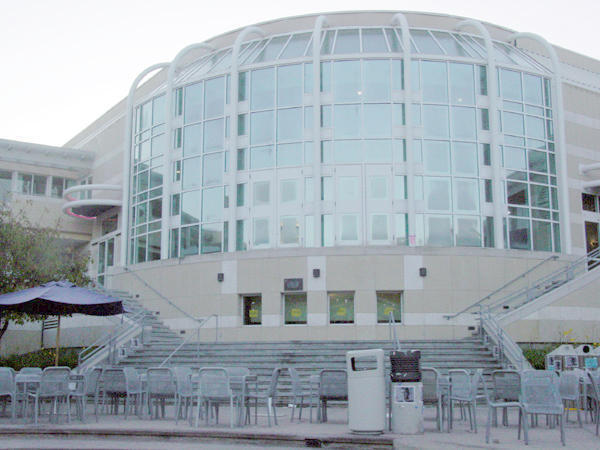
#> input picture price_center20.JPG, 600 x 450 px, found by its file name
$ jupyter execute HW1.ipynb   (shell and % lines are left out)
#> lines starting #> are read from the running program, lines starting #| are printed output that depends on the picture
# CSE 252B: Computer Vision II, Winter 2022 – Assignment 1
### Instructor: Ben Ochoa
### Due: Wednesday, January 12, 2022, 11:59 PM

## Instructions
* Review the academic integrity and collaboration policies on the course website.
* This assignment must be completed individually.
* All solutions must be written in this notebook.
* Math must be done in Markdown/LaTeX.
* You must show your work and describe your solution.
* Programming aspects of this assignment must be completed using Python in this notebook.
* This notebook contains skeleton code, which should not be modified (This is important for standardization to facilate effeciant grading).
* You may use python packages for basic linear algebra, but you may not use packages that directly solve the problem. If you are uncertain about using a specific package, then please ask the instructional staff whether or not it is allowable.
* You must submit this notebook exported as a pdf. You must also submit this notebook as an .ipynb file.
* You must submit both files (.pdf and .ipynb) on Gradescope. You must mark each problem on Gradescope in the pdf.
* It is highly recommended that you begin working on this assignment early.

# Problem 1 (Programming): Feature detection (20 points)
Download input data from the course website. The file price_center20.jpeg
contains image 1 and the file price_center21.jpeg contains image 2.

For each input image, calculate an image where each pixel value is the minor
eigenvalue of the gradient matrix

$N=\left[ \begin{array}{cc}
\sum\limits_w I_x^2 & \sum\limits_w I_x I_y\\
\sum\limits_w I_x I_y & \sum\limits_w I_y^2
\end{array} \right]$

where w is the window about the pixel, and $I_x$ and $I_y$ are the gradient images in
the x and y direction, respectively. Calculate the gradient images using the five-point
central difference operator. Set resulting values that are below a specified
threshold value to zero (hint: calculating the mean instead of the sum in N allows
for adjusting the size of the window without changing the threshold value). Apply
an operation that suppresses (sets to 0) local (i.e., about a window) nonmaximum
pixel values in the minor eigenvalue image. Vary these parameters such that
around 600–650 features are detected in each image. For resulting nonzero pixel
values, determine the subpixel feature coordinate using the Förstner corner point
operator.

#### Report your final values for:
 * the size of the feature detection window (i.e., the size of the window used to calculate the elements in the gradient matrix N)
 * the minor eigenvalue threshold value
 * the size of the local nonmaximum suppression window
 * the resulting number of features detected (i.e., corners) in each image.

#### Display figures for:
 * minor eigenvalue images before thresholding
 * minor eigenvalue images after thresholding
 * original images with detected features

A typical implementation takes around 30 seconds to run. If yours takes more than 120 seconds, you may lose points.

[cell 1]
import numpy as np
from PIL import Image
import time
import matplotlib.pyplot as plt
import matplotlib.patches as patches
import time


# open the input images
I1 = np.array(Image.open('price_center20.jpg'), dtype='float')/255.
I2 = np.array(Image.open('price_center21.jpg'), dtype='float')/255.
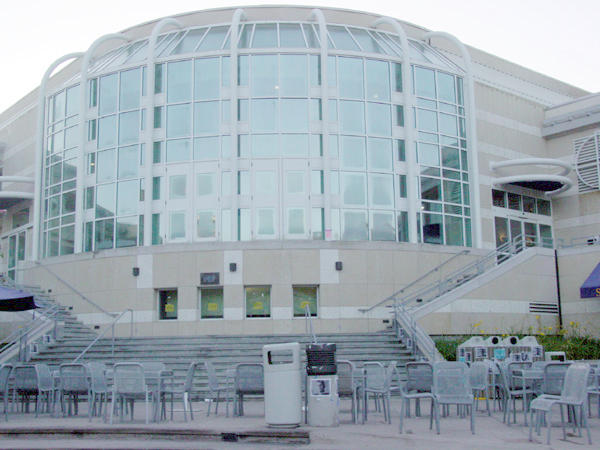
#> input picture price_center21.JPG, 600 x 450 px, found by its file name

# Display the input images
plt.figure(figsize=(14,8))
plt.subplot(1,2,1)
plt.imshow(I1)
plt.subplot(1,2,2)
plt.imshow(I2)
plt.show()
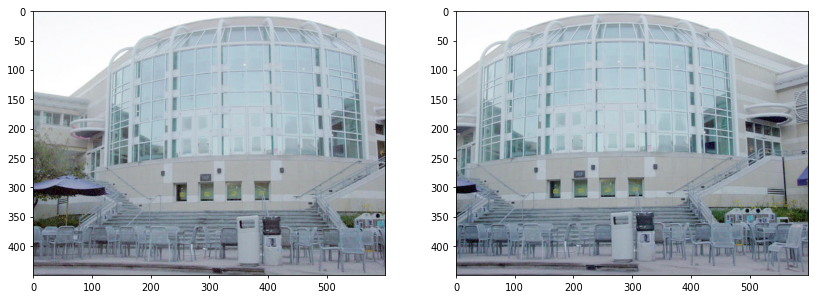
#> figure drawn by matplotlib, 2 panels

[cell 2]
def ImageGradient(I):
    # inputs:
    # I is the input image (may be mxn for Grayscale or mxnx3 for RGB)
    #
    # outputs:
    # Ix is the derivative of the magnitude of the image w.r.t. x
    # Iy is the derivative of the magnitude of the image w.r.t. y

    m, n = I.shape[:2]

    """your code here"""
    k = 1/12 * np.array([-1, 8, 0, -8, 1]) # Convolution kernel
    Ix = np.zeros((m,n,3))
    Iy = np.zeros((m,n,3))
    for channel in range(I.shape[2]):
        for row in range(m):
            convolve_output = np.convolve(I[row, :, channel], k.T, 'valid')
            convolve_output_padded = np.pad(convolve_output, (2,2), 'constant')
            Ix[row, :, channel] = convolve_output_padded
        for col in range(n):
            convolve_output = np.convolve(I[:, col, channel], k, 'valid')
            convolve_output_padded = np.pad(convolve_output, (2,2), 'constant')
            Iy[:,col, channel] = convolve_output_padded
    return Ix, Iy


def MinorEigenvalueImage(Ix, Iy, w):
    # Calculate the minor eigenvalue image J
    #
    # inputs:
    # Ix is the derivative of the magnitude of the image w.r.t. x
    # Iy is the derivative of the magnitude of the image w.r.t. y
    # w is the size of the window used to compute the gradient matrix N
    #
    # outputs:
    # J0 is the mxn minor eigenvalue image of N before thresholding

    m, n = Ix.shape[:2]
    J0 = np.zeros((m,n))

    #Calculate your minor eigenvalue image J0.
    """your code here"""
    Ixx1 = np.multiply(Ix[:,:,0], Ix[:,:,0])
    Ixx2 = np.multiply(Ix[:,:,1], Ix[:,:,1])
    Ixx3 = np.multiply(Ix[:,:,2], Ix[:,:,2])
    Ixx  = Ixx1 + Ixx2 + Ixx3

    Iyy1 = np.multiply(Iy[:,:,0], Iy[:,:,0])
    Iyy2 = np.multiply(Iy[:,:,1], Iy[:,:,1])
    Iyy3 = np.multiply(Iy[:,:,2], Iy[:,:,2])
    Iyy  = Iyy1 + Iyy2 + Iyy3

    Ixy1 = np.multiply(Ix[:,:,0], Iy[:,:,0])
    Ixy2 = np.multiply(Ix[:,:,1], Iy[:,:,1])
    Ixy3 = np.multiply(Ix[:,:,2], Iy[:,:,2])
    Ixy  = Ixy1 + Ixy2 + Ixy3

    half = int(np.floor(w/2))
    for i in range(half, m-half):
        for j in range(half, n-half):
            gradMatrix = np.array([[np.sum(Ixx[i-half:i+half+1, j-half:j+half+1]),
                                   np.sum(Ixy[i-half:i+half+1, j-half:j+half+1])],
                                   [np.sum(Ixy[i-half:i+half+1, j-half:j+half+1]),
                                   np.sum(Iyy[i-half:i+half+1, j-half:j+half+1])]])
            trace = np.trace(gradMatrix)
            determinant = 4*np.linalg.det(gradMatrix)
            rootTerm = max(0, trace*trace - determinant)
            J0[i,j] = (0.5) * (trace - np.sqrt(rootTerm))
    return J0

def NMS(J, w_nms):
    # Apply nonmaximum supression to J using window w_nms
    #
    # inputs:
    # J is the minor eigenvalue image input image after thresholding
    # w_nms is the size of the local nonmaximum suppression window
    #
    # outputs:
    # J2 is the mxn resulting image after applying nonmaximum suppression
    #
    import scipy.ndimage as ndi
    J2 = J.copy()
    """your code here"""
    w = ndi.maximum_filter(J2, size=w_nms, mode='constant', cval=0.0)
    J2[ J2 != w] = 0
    return J2

def ForstnerCornerDetector(Ix, Iy, w, t, w_nms):
    # Calculate the minor eigenvalue image J
    # Threshold J
    # Run non-maxima suppression on the thresholded J
    # Gather the coordinates of the nonzero pixels in J
    # Then compute the sub pixel location of each point using the Forstner operator
    #
    # inputs:
    # Ix is the derivative of the magnitude of the image w.r.t. x
    # Iy is the derivative of the magnitude of the image w.r.t. y
    # w is the size of the window used to compute the gradient matrix N
    # t is the minor eigenvalue threshold
    # w_nms is the size of the local nonmaximum suppression window
    #
    # outputs:
    # C is the number of corners detected in each image
    # pts is the 2xC array of coordinates of subpixel accurate corners
    #     found using the Forstner corner detector
    # J0 is the mxn minor eigenvalue image of N before thresholding
    # J1 is the mxn minor eigenvalue image of N after thresholding
    # J2 is the mxn minor eigenvalue image of N after thresholding and NMS

    m, n = Ix.shape[:2]
    J0 = np.zeros((m,n))
    J1 = np.zeros((m,n))

    #Calculate your minor eigenvalue image J0 and its thresholded version J1.
    """your code here"""
    J0 = MinorEigenvalueImage(Ix, Iy, w)
    J1 = np.copy(J0)
    J1[J1 < t] = 0

    #Run non-maxima suppression on your thresholded minor eigenvalue image.
    J2 = NMS(J1, w_nms)

    #Detect corners.
    """your code here"""
    half = int(np.floor(w/2))
    mask = J2!=0
    C = np.sum(mask)
    pts = np.array((2, C))

    Ixx1 = np.multiply(Ix[:,:,0], Ix[:,:,0])
    Ixx2 = np.multiply(Ix[:,:,1], Ix[:,:,1])
    Ixx3 = np.multiply(Ix[:,:,2], Ix[:,:,2])
    Ixx  = Ixx1 + Ixx2 + Ixx3

    Iyy1 = np.multiply(Iy[:,:,0], Iy[:,:,0])
    Iyy2 = np.multiply(Iy[:,:,1], Iy[:,:,1])
    Iyy3 = np.multiply(Iy[:,:,2], Iy[:,:,2])
    Iyy  = Iyy1 + Iyy2 + Iyy3

    Ixy1 = np.multiply(Ix[:,:,0], Iy[:,:,0])
    Ixy2 = np.multiply(Ix[:,:,1], Iy[:,:,1])
    Ixy3 = np.multiply(Ix[:,:,2], Iy[:,:,2])
    Ixy  = Ixy1 + Ixy2 + Ixy3

    xIxx = np.zeros((m,n))
    xIxy = np.zeros((m,n))
    yIyy = np.zeros((m,n))
    yIxy = np.zeros((m,n))
    for i in range(m):
        xIxx[i, :] = i * Ixx[i, :]
        xIxy[i, :] = i * Ixy[i, :]
    for j in range(n):
        yIyy[:, j] = j * Iyy[:, j]
        yIxy[:, j] = j * Ixy[:, j]

    b1 = xIxx + yIxy
    b2 = xIxy + yIyy

    pts_x = []
    pts_y = []
    half = int(np.floor(w/2))
    for i in range(half, m-half):
        for j in range(half, n-half):
            if(J2[i,j] != 0):
                A = np.array([[np.sum(Ixx[i-half:i+half+1, j-half:j+half+1]),
                               np.sum(Ixy[i-half:i+half+1, j-half:j+half+1])],
                              [np.sum(Ixy[i-half:i+half+1, j-half:j+half+1]),
                               np.sum(Iyy[i-half:i+half+1, j-half:j+half+1])]])
                b = np.array([[np.sum(b1[i-half:i+half+1, j-half:j+half+1])],
                              [np.sum(b2[i-half:i+half+1, j-half:j+half+1])]])
                x = np.dot(np.linalg.inv(A),b)
                pts_x.append(x[1])
                pts_y.append(x[0])

    pts = np.array([pts_x, pts_y]).reshape((2, C))
    return C, pts, J0, J1, J2


# feature detection
def RunFeatureDetection(I, w, t, w_nms):
    Ix, Iy = ImageGradient(I)
    C, pts, J0, J1, J2 = ForstnerCornerDetector(Ix, Iy, w, t, w_nms)
    return C, pts, J0, J1, J2

[cell 3]
# input images
I1 = np.array(Image.open('price_center20.jpg'), dtype='float')/255.
I2 = np.array(Image.open('price_center21.jpg'), dtype='float')/255.

# parameters to tune
w = 7
t = 0.05
w_nms = 9

tic = time.time()
# run feature detection algorithm on input images
C1, pts1, J1_0, J1_1, J1_2 = RunFeatureDetection(I1, w, t, w_nms)
#> after the loop in ImageGradient, `for channel in range(I.shape[2]):`:
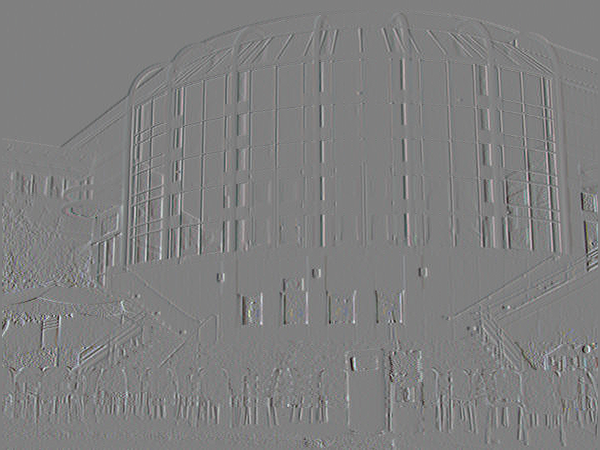
#> Ix: shape (450, 600, 3) float64; mean R, G, B 3.92e-05, 5.52e-05, 8.15e-05; drawn with min black and max white
#> after the loop in ImageGradient, `for channel in range(I.shape[2]):`:
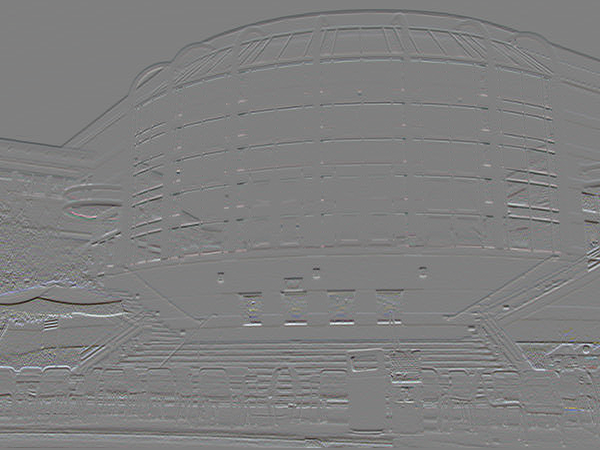
#> Iy: shape (450, 600, 3) float64; mean R, G, B -0.000931, -0.000901, -0.000837; drawn with min black and max white
#> after the loop in MinorEigenvalueImage, `for i in range(half, m-half):`:
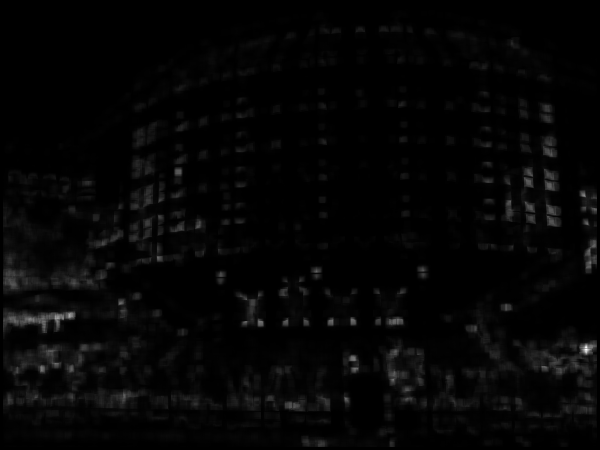
#> J0: shape (450, 600) float64; min 0, max 3.56, mean 0.0779; drawn with min black and max white
#> in ForstnerCornerDetector, `mask = J2!=0`:
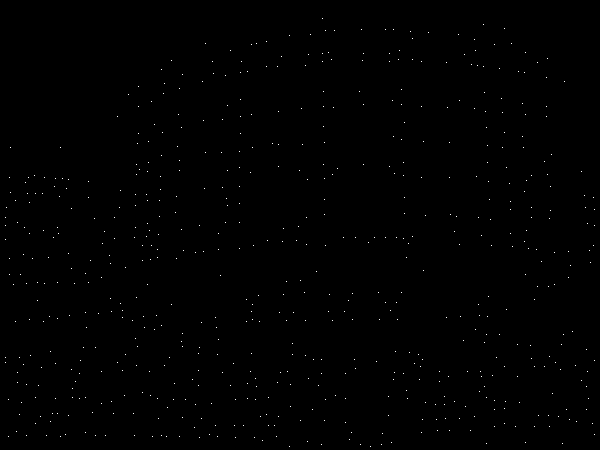
#> mask: shape (450, 600) bool; 0.23% white in thin lines or dots
#> in ForstnerCornerDetector, `C = np.sum(mask)`: C = 631
#> in ForstnerCornerDetector, `pts = np.array((2, C))`: pts = [2, 631]
#> after the loop in ForstnerCornerDetector, `for j in range(n):`:
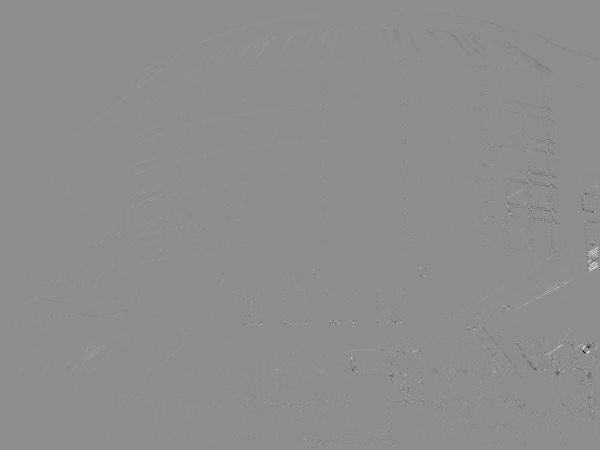
#> yIxy: shape (450, 600) float64; min -135.1, max 107.6, mean 0; drawn with min black and max white
#> in ForstnerCornerDetector, `b1 = xIxx + yIxy`:
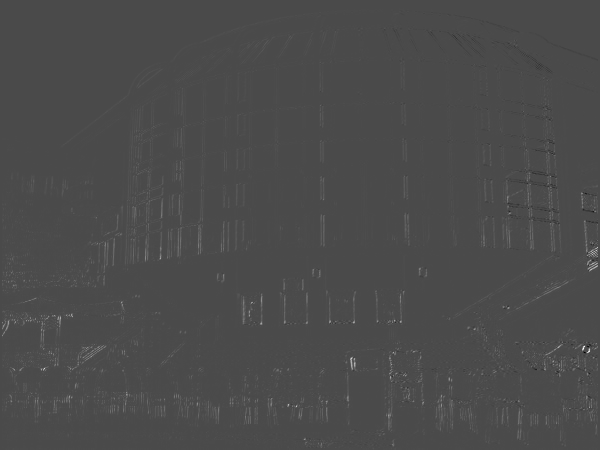
#> b1: shape (450, 600) float64; min -73.32, max 176.4, mean 1; drawn with min black and max white
#> in ForstnerCornerDetector, `b2 = xIxy + yIyy`:
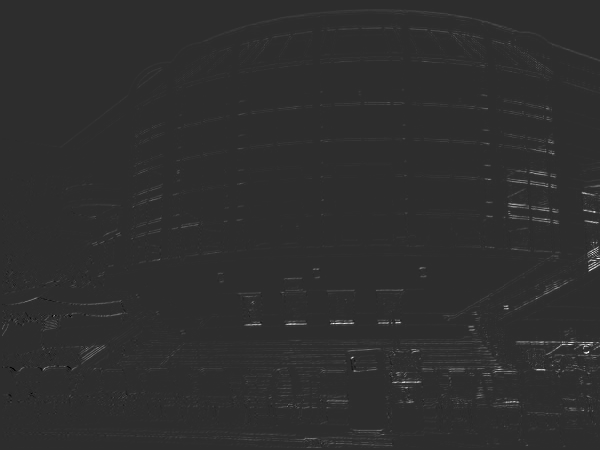
#> b2: shape (450, 600) float64; min -46.29, max 212.4, mean 1.5; drawn with min black and max white
#> after the loop in ForstnerCornerDetector, `for i in range(half, m-half):`: pts_x = 631 items, first 6: [322.2], [483.9], [503.9], [361.8], [385.8], [392.2]; pts_y = 631 items, first 6: [15.85], [24.65], [27.92], [30.44], [30.66], [29.24]
#> in RunFeatureDetection, `C, pts, J0, J1, J2 = ForstnerCornerDetector(Ix, Iy, w, t, w_nms)`: C = 631
#> C1 = 631
C2, pts2, J2_0, J2_1, J2_2 = RunFeatureDetection(I2, w, t, w_nms)
#> after the loop in ImageGradient (call 2), `for channel in range(I.shape[2]):`:
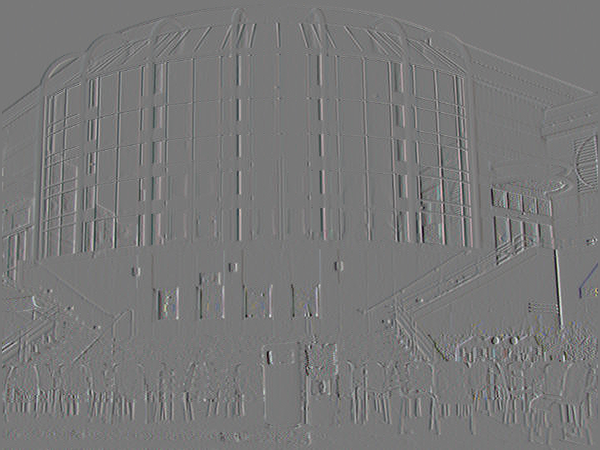
#> Ix: shape (450, 600, 3) float64; mean R, G, B -3.52e-05, -4.12e-05, -3.11e-05; drawn with min black and max white
#> (the rest of the program and of its run is left out)
